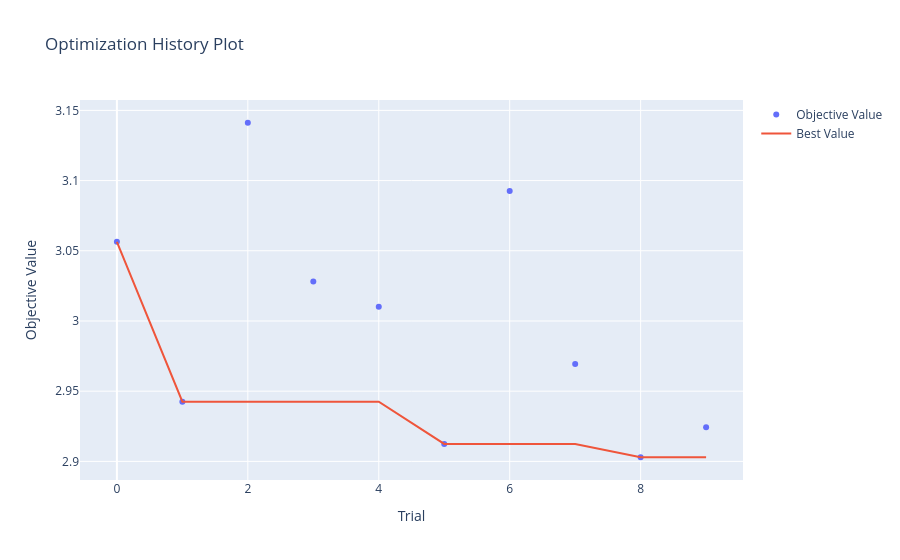

The code cell stored with this chart in its notebook:
### Code cell
fig_history.show()

### Figure 1 — Plotly figure (JSON) as saved in the notebook; plotly's stock layout.template omitted (floating-point values rounded to 4 significant figures)
{"data": [{"mode": "markers", "name": "Objective Value", "type": "scatter", "x": [0, 1, 2, 3, 4, 5, 6, 7, 8, 9], "y": [3.056, 2.943, 3.141, 3.028, 3.01, 2.912, 3.093, 2.969, 2.903, 2.924]}, {"mode": "lines", "name": "Best Value", "type": "scatter", "x": [0, 1, 2, 3, 4, 5, 6, 7, 8, 9], "y": [3.056, 2.943, 2.943, 2.943, 2.943, 2.912, 2.912, 2.912, 2.903, 2.903]}, {"marker": {"color": "#cccccc"}, "mode": "markers", "name": "Infeasible Trial", "showlegend": false, "type": "scatter", "x": [], "y": []}], "layout": {"title": {"text": "Optimization History Plot"}, "xaxis": {"title": {"text": "Trial"}}, "yaxis": {"title": {"text": "Objective Value"}}}}
